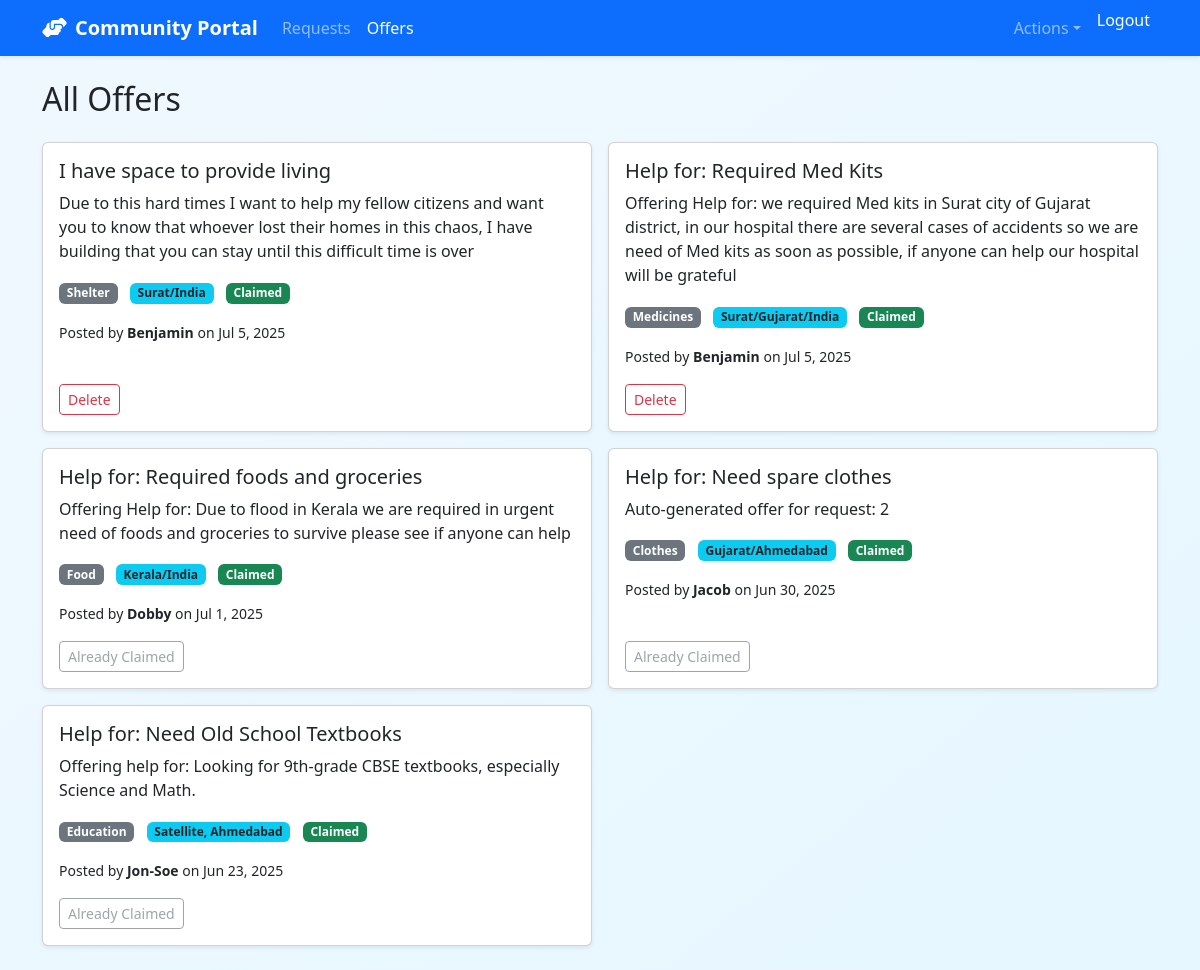
Page /offers/ (signed in) on the earlier database version.
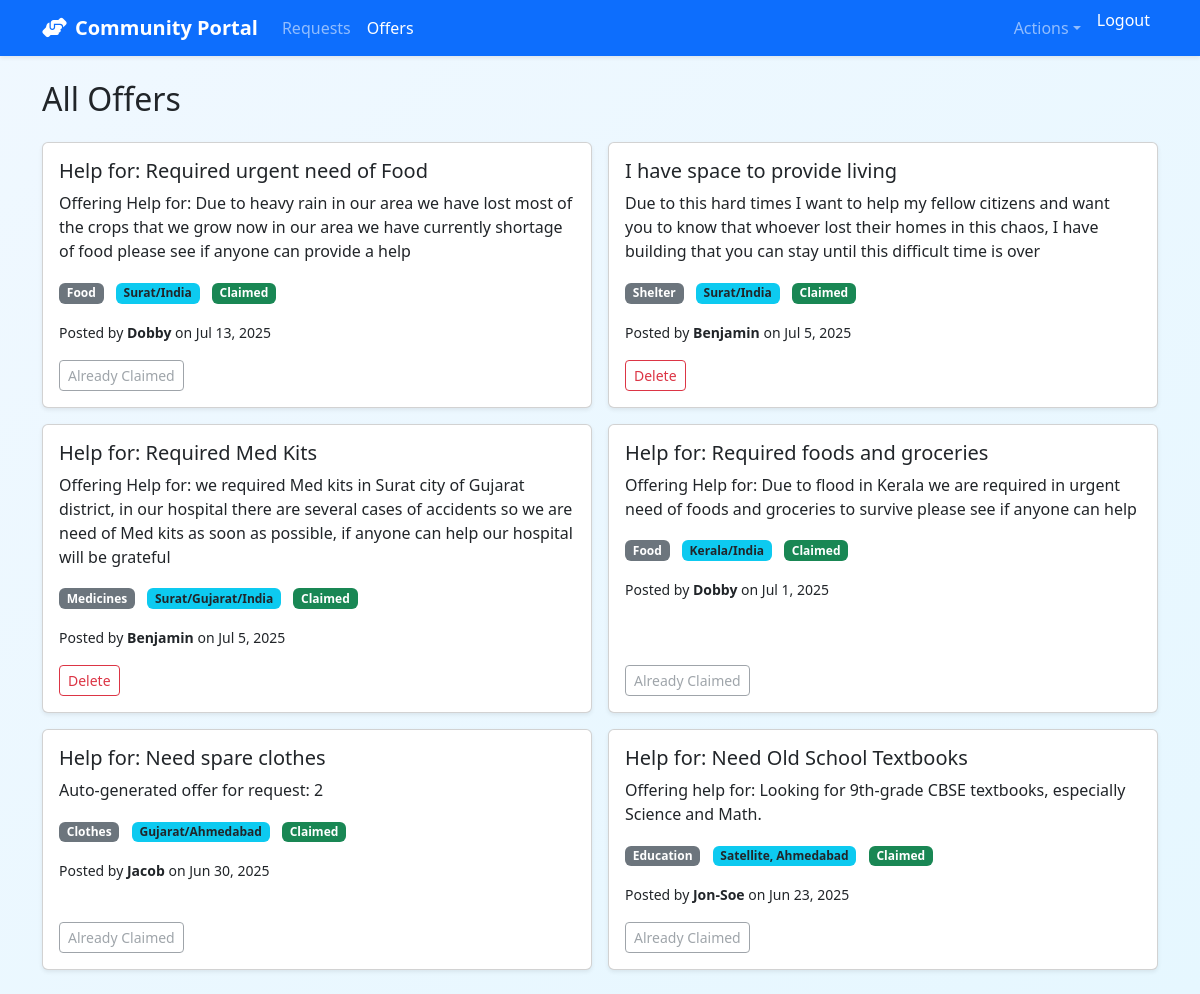
Same page on the later database version.
### core/models.py (models this page shows, shortened)
class Offer(models.Model):
    STATUS_CHOICES = (
        ('available', 'Available'),
        ('claimed', 'Claimed'),
        ('cancelled', 'Cancelled'),
    )
    user = models.ForeignKey(CustomUser, on_delete=models.CASCADE, related_name='offers')
    title = models.CharField(max_length=200)
    description = models.TextField()
    category = models.ForeignKey(Category, on_delete=models.SET_NULL, null=True, blank=True)
    location = models.CharField(max_length=100)
    status = models.CharField(max_length=20, choices=STATUS_CHOICES, default='available')
    created_at = models.DateTimeField(default=timezone.now)
    linked_request = models.ForeignKey(Request, null=True, blank=True, on_delete=models.CASCADE, related_name='offers')
    class Meta:
        ordering = ['-created_at']

class Category(models.Model):
    name = models.CharField(max_length=100)
    class Meta:
        verbose_name_plural = "Categories"

class CustomUser(AbstractUser):
    location = models.CharField(max_length=100, blank=True, null=True)
    phone_number = models.CharField(max_length=20, blank=True, null=True)

### core/views.py (the view)
# urls.py: path('offers/', views.offer_list, name='offer_list'),
@login_required
def offer_list(request):
    offers = Offer.objects.all()
    return render(request, 'core/offer_list.html', {'offers': offers})

### core/templates/core/offer_list.html (shortened to what this page needs)
{% extends 'core/base.html' %}
{% block content %}
<h2 class="mb-4">All Offers</h2>
<div class="row g-3">
  {% for offer in offers %}
    <div class="col-md-6">
      <div class="card h-100 shadow-sm">
        <div class="card-body d-flex flex-column">
          <h5 class="card-title">{{ offer.title }}</h5>
          <p class="card-text">{{ offer.description }}</p>
          <ul class="list-inline mb-3">
            <li class="list-inline-item">
              <span class="badge bg-secondary">{{ offer.category.name }}</span>
            </li>
            <li class="list-inline-item">
              <span class="badge bg-info text-dark">{{ offer.location }}</span>
            </li>
            <li class="list-inline-item">
              {% if offer.status == 'claimed' %}
                <span class="badge bg-success">Claimed</span>
              {% else %}
                <span class="badge bg-warning text-dark">Available</span>
              {% endif %}
            </li>
          </ul>
          <p><small>Posted by <strong>{{ offer.user.username }}</strong> on {{ offer.created_at|date:"M j, Y" }}</small></p>
          <div class="mt-auto d-flex justify-content-between">
            {% if offer.user == request.user %}
              <a href="{% url 'delete_offer' offer.id %}" class="btn btn-outline-danger btn-sm">Delete</a>
            {% elif offer.status != 'claimed' %}
              <a href="{% url 'claim_offer' offer.id %}" class="btn btn-outline-success btn-sm">Claim</a>
            {% else %}
              <button class="btn btn-outline-secondary btn-sm" disabled>Already Claimed</button>
            {% endif %}
          </div>
        </div>
      </div>
    </div>
  {% empty %}
    <p>No offers available yet.</p>
  {% endfor %}
</div>
{% endblock %}

Differences in the rows shown:
added Offer: title "Help for: Required urgent need of Food", description "Offering Help for: Due to heavy rain in our area we have lost most of the crops that we grow now in our area we have currently shortage of food please see if anyone can provide a help", category.name "Food", location "Surat/India", status "Claimed", user.username "Dobby", created_at "Jul 13, 2025"
